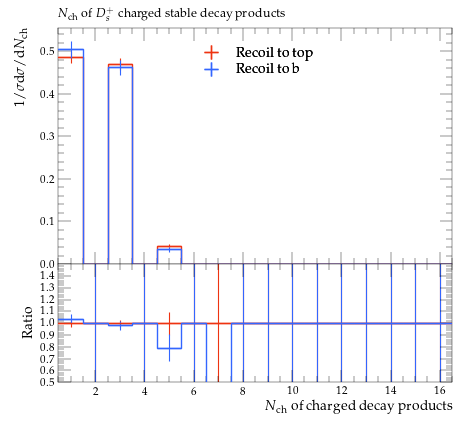

Write the Python code that produced this figure.
#! /usr/bin/env python

# This Python script was auto-generated using YODA v2.0.2.
# Analysis object: /MC_HFDECAYS/DSPLUS_charged_mult
# Timestamp: 31-07-2026 (13:13:52)

import matplotlib as mpl
import matplotlib.pyplot as plt
mpl.use('Agg') # comment out for interactive use
import os
import numpy as np

plotDir = os.path.split(os.path.realpath(__file__))[0]
if 'YODA_USER_PLOT_PATH' in globals():
    plot_outdir = globals()['YODA_USER_PLOT_PATH']
else:
    plot_outdir = plotDir

#plot style
plt.style.use(os.path.join(plotDir, '../default.mplstyle'))
# plot metadata
figW, figH = plt.rcParams['figure.figsize']
ax_xLabel = r'$N_\mathrm{ch}$ of charged decay products'
ax_yLabel = r'$1/\sigma \mathrm{d}\sigma/\mathrm{d}N_\mathrm{ch}$'
ax_title  = r'$N_\mathrm{ch}$ of $D^+_s$ charged stable decay products'
ax_xScale = 'linear'
ax_yScale = 'linear'
xLims = (0.5, 16.5)
yLims = (0.0, 0.55453255)

# TeX-friendly labels for the legend
labels = {
    'legend' : ([ r"Recoil to top", r"Recoil to b" ], r""),
}

# Adjust canvas width and height
canvasW = 10.0
canvasH = 9.0
figW *= canvasW/10.
figH *= canvasH/9.

# Create figure and axis objects
fig, (ax, ratio0_ax) = plt.subplots(2, 1, sharex=True,
                  figsize=(figW,figH), gridspec_kw={'height_ratios': (6.0, 3.0)})

# Set figure margins
plt.subplots_adjust(
    left   = 1.0 * plt.rcParams['figure.subplot.left'],
    right  = 1.0 * plt.rcParams['figure.subplot.right'],
    top    = 1.0 * plt.rcParams['figure.subplot.top'],
    bottom = 1.0 * plt.rcParams['figure.subplot.bottom'])

ratio0_ax.yaxis.set_major_locator(mpl.ticker.MultipleLocator(0.1))
ratio0_ax.set_ylim(0.5, 1.4999)
ratio0_ax.set_ylabel('Ratio')

# the numerical data is stored in a separate file
dataf = dict()
prefix = os.path.split(__file__)[0]
if prefix:    prefix = prefix + '/'
exec(open(prefix+'DSPLUS_charged_mult__data.py').read(), dataf)


legend_handles = dict() # keep track of handles for the legend

# style options for curves
# starts at zorder>=5 to draw curve on top of legend
styles = {
  'recoil_t': {
    'color' : '#EE3311',
    'linestyle' : '-',
    'linewidth' : 1,
    'marker' : 'none',
    'markersize' : 2,
    'capsize' : 0.0,
    'zorder' : 5,
    'histstyle' : 1,
    'drawstyle' : 'steps-pre',
    'xerrorbars' : 1,
    'yerrorbars' : 1,
    'fillcolor' : None,
    'fillopacity' : 1.0,
    'ratio0_linestyle' : '-',
    'ratio0_linewidth' : 1,
    'ratio0_marker' : 'none',
    'ratio0_markersize' : 2,
    'ratio0_capsize' : 0.0,
    'ratio0_zorder' : 5,
    'ratio0_histstyle' : 1,
    'ratio0_drawstyle' : 'steps-pre',
    'ratio0_xerrorbars' : 1,
    'ratio0_yerrorbars' : 1,
  },
  'recoil_b': {
    'color' : '#3366FF',
    'linestyle' : '-',
    'linewidth' : 1,
    'marker' : 'none',
    'markersize' : 2,
    'capsize' : 0.0,
    'zorder' : 6,
    'histstyle' : 1,
    'drawstyle' : 'steps-pre',
    'xerrorbars' : 1,
    'yerrorbars' : 1,
    'fillcolor' : None,
    'fillopacity' : 1.0,
    'ratio0_linestyle' : '-',
    'ratio0_linewidth' : 1,
    'ratio0_marker' : 'none',
    'ratio0_markersize' : 2,
    'ratio0_capsize' : 0.0,
    'ratio0_zorder' : 6,
    'ratio0_histstyle' : 1,
    'ratio0_drawstyle' : 'steps-pre',
    'ratio0_xerrorbars' : 1,
    'ratio0_yerrorbars' : 1,
  },
}

# curve from input yoda files in main panel
for label, yvals in dataf['yvals'].items():
    if all(np.isnan(v) for v in dataf['yvals'][label]):
        continue
    tmp = None
    if styles[label]['histstyle']: # draw as histogram
        xpos = dataf['xedges'][label] if styles[label]['drawstyle'] else dataf['xpoints'][label]
        ypos = np.insert(yvals, 0, yvals[0]) if styles[label]['drawstyle'] else yvals
        if styles[label]['fillcolor']: # fill area below curve
            ax.fill_between(xpos, ypos, step='pre',
                            color=styles[label]['fillcolor'],
                            alpha=styles[label]['fillopacity'])
        tmp, = ax.plot(xpos, ypos,
                       color=styles[label]['color'],
                       linestyle=styles[label]['linestyle'],
                       linewidth=styles[label]['linewidth'],
                       drawstyle=styles[label]['drawstyle'], solid_joinstyle='miter',
                       zorder=styles[label]['zorder'], label=label)
    tmp = ax.errorbar(dataf['xpoints'][label], yvals,
                      xerr=np.array(dataf['xerrs'][label])*styles[label]['xerrorbars'],
                      yerr=np.array(dataf['yerrs'][label])*styles[label]['yerrorbars'],
                      fmt=styles[label]['marker'], capsize=styles[label]['capsize'],
                      markersize=styles[label]['markersize'],
                      ecolor=styles[label]['color'],
                      color=styles[label]['color'], zorder=styles[label]['zorder'])
    tmp[-1][0].set_linestyle(styles[label]['linestyle'])
    tmp[-1][0].set_linewidth(styles[label]['linewidth'])
    if label in dataf['add_legend_handle']:  legend_handles[label] = tmp
    for varLabel in dataf['variation_yvals'].keys():
        if varLabel.startswith(label):
            tmp, = ax.plot(dataf['xedges'][label], dataf['variation_yvals'][varLabel],
                           color=styles[label]['color'],
                           linestyle=styles[label]['linestyle'],
                           linewidth=styles[label]['linewidth'],
                           drawstyle='steps-pre', solid_joinstyle='miter',
                           zorder=styles[label]['zorder'], alpha=0.5)


# plots on ratio panel
# curve from input yoda files in ratio panel
for label, yvals in dataf['ratio0_yvals'].items():
    if all(np.isnan(v) for v in yvals):
        continue
    if styles[label]['ratio0_histstyle']: # plot as histogram
        xpos = dataf['xedges']['recoil_t'] if styles[label]['ratio0_drawstyle'] else dataf['xpoints']['recoil_t']
        ypos = np.insert(yvals, 0, yvals[0]) if styles[label]['ratio0_drawstyle'] else yvals
        ratio0_ax.plot(xpos, ypos,
                       color=styles[label]['color'],
                       linewidth=styles[label]['linewidth'],
                       linestyle=styles[label]['ratio0_linestyle'],
                       drawstyle=styles[label]['ratio0_drawstyle'], zorder=styles[label]['zorder'],
                       solid_joinstyle='miter')
    tmp = ratio0_ax.errorbar(dataf['xpoints']['recoil_t'], yvals,
                             xerr=np.array(dataf['ref_xerrs'])*styles[label]['ratio0_xerrorbars'],
                             yerr=np.array(dataf['ratio0_yerrs'][label])*styles[label]['ratio0_yerrorbars'],
                             fmt=styles[label]['ratio0_marker'], capsize=styles[label]['ratio0_capsize'],
                             markersize=styles[label]['ratio0_markersize'],
                             ecolor=styles[label]['color'],
                             color=styles[label]['color'])
    tmp[-1][0].set_linestyle(styles[label]['ratio0_linestyle'])
    tmp[-1][0].set_linewidth(styles[label]['ratio0_linewidth'])

    for varlabel in dataf['ratio0_variation_vals'].keys():
        if varlabel.startswith(label):
            ratio0_ax.plot(dataf['xedges']['recoil_t'],
                            dataf['ratio0_variation_vals'][varlabel],
                            color=styles[label]['color'],
                            linestyle=styles[label]['linestyle'],
                            linewidth=styles[label]['linewidth'],
                            drawstyle='steps-pre', solid_joinstyle='miter',
                            zorder=1, alpha=0.5)

legend_items = list(legend_handles.values())
ax.add_artist(ax.legend(legend_items,
                        labels['legend'][0],
                        title=labels['legend'][1],
                        alignment='left',
                        loc='upper center',
                        bbox_to_anchor=(0.5, 0.97)))

# set plot metadata as defined above
ratio0_ax.set_xlabel(ax_xLabel)
ratio0_ax.xaxis.set_label_coords(1., -0.15)
ax.set_ylabel(ax_yLabel, ha='right', va='top')
ax.yaxis.set_label_coords(-0.11, 1.0)
ax.set_title(ax_title, loc='left')
ax.set_xscale(ax_xScale)
ax.set_yscale(ax_yScale)
ax.set_xlim(xLims)
ax.set_ylim(yLims)

# tick formatting
plt.rcParams['xtick.top'] = True
plt.rcParams['ytick.right'] = True
fig.align_ylabels((ax, ratio0_ax))
plt.savefig(os.path.join(plot_outdir, 'DSPLUS_charged_mult.pdf'), format='PDF')
plt.savefig(os.path.join(plot_outdir, 'DSPLUS_charged_mult.png'), format='PNG')

plt.close(fig)
